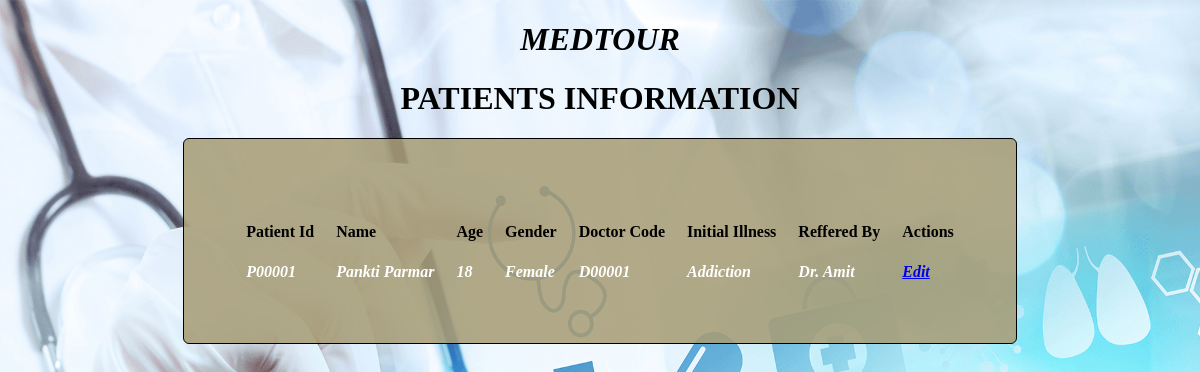
/Project/PatientsEdit.php, run on the app's committed database.
### tables this page shows
CREATE TABLE IF NOT EXISTS `patients` (
  `paid` varchar(15) NOT NULL,
  `nm` varchar(20) NOT NULL,
  `age` bigint(20) NOT NULL,
  `gndr` varchar(20) NOT NULL,
  `dcode` varchar(15) NOT NULL,
  `ill` varchar(50) NOT NULL,
  `reffby` varchar(50) NOT NULL,
  PRIMARY KEY (`paid`)
);

### Project/PatientsEdit.php (the view, shortened to what this page needs)
<!DOCTYPE HTML>
<html>
<head>
     <link rel="stylesheet" type="text/css" href="css.css" />
</head>
<body border="1" bgcolor="">
<center>
<marquee><h1 class="impact"style="color:black;"><b><i>MEDTOUR</i></b></h1></marquee>
<h1 class="impact" style="color:black;"><b>PATIENTS INFORMATION</b></h1>
<form >
<table align="center" cellpadding="10" bgcolor="white" style="border:1px solid black" bordercolor="#D7DF01">
<tr>
<td><a href='index.html'></a></td>
</tr>
<tr>
<th>Patient Id</th>
<th>Name</th>
<th>Age</th>
<th>Gender</th>
<th>Doctor Code</th>
<th>Initial Illness</th>
<th>Reffered By</th>
<th>Actions</th>
</tr>
<?php
$con=mysql_connect("localhost","root","");
if($con)
{
$sql="select * from patients";
$result=mysql_query($sql,$con);
while($row=mysql_fetch_array($result))
{
    $DB_PatientId=$row['paid'];
    $DB_Name=$row['nm'];
    $DB_Age=$row['age'];
    $DB_Gender=$row['gndr'];
    $DB_DoctorCode=$row['dcode'];
    $DB_InitialIllness=$row['ill'];
    $DB_RefferedBy=$row['reffby'];
   }
?>
<tr>
<td><?php echo $DB_PatientId;?></td>
<td><?php echo $DB_Name;?></td>
<td><?php echo $DB_Age;?></td>
<td><?php echo $DB_Gender;?></td>
<td><?php echo $DB_DoctorCode;?></td>
<td><?php echo $DB_InitialIllness;?></td>
<td><?php echo $DB_RefferedBy;?></td>
<td><a href="PatientsEditDetails.php?pid=<?php echo $DB_PatientId;?>">Edit</a></td>
</tr>
<?php
}
?>
</table>
</form>
</center>
</body>
</html>

### Project/css.css (style rules this page uses)
body { text-align: center; background-image: url('bg1.jpg'); background-repeat: no-repeat; background-attachment: fixed; background-size: 100% 100%; }
table { text-align:left; padding:50px; background: rgb(167 157 118 / 87%); border-radius: 6px; }
td { font-style: italic; color: white; font-weight: bold; }

### Project/PatientsEdit.php (style rules this page uses)
body { background-image: url('bg1.jpg'); background-repeat: no-repeat; background-attachment: fixed; background-size: 100% 100%; }

### data on the page
patients: paid "P00001", nm "Pankti Parmar", age "18", gndr "Female", dcode "D00001", ill "Addiction", reffby "Dr. Amit"
